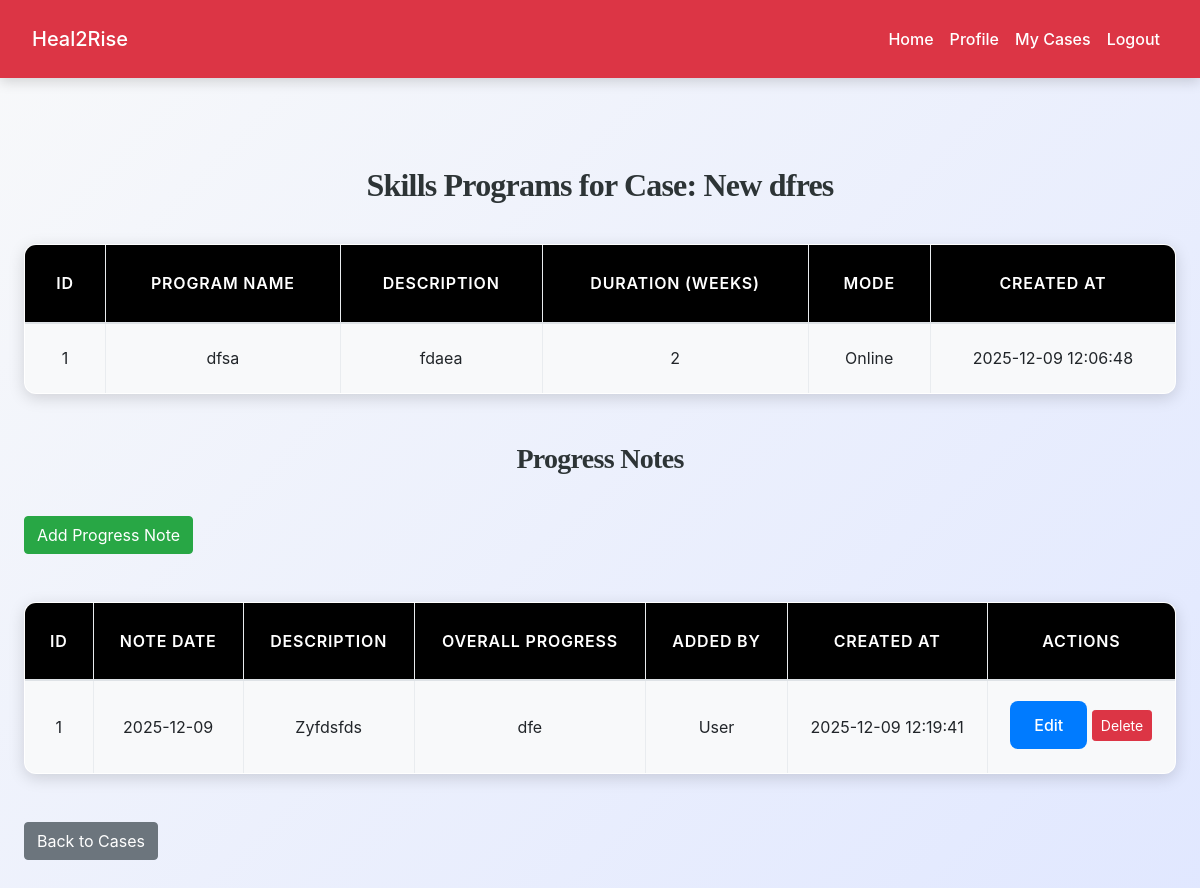
Screenshot of /user/user_skills.php?case_id=1 (signed in) with the database file from the repository.
### tables this page shows
CREATE TABLE `cases` (
  `id` int(11) NOT NULL,
  `case_title` varchar(255) NOT NULL,
  `description` text NOT NULL,
  `user_id` int(11) NOT NULL,
  `assigned_ngo_id` int(11) NOT NULL,
  `assigned_staff_id` int(11) DEFAULT NULL,
  `status` enum('pending','approved','rejected','closed') NOT NULL DEFAULT 'pending',
  `problem_category` text DEFAULT NULL,
  `severity` varchar(50) DEFAULT NULL,
  `risk_level` varchar(50) DEFAULT NULL,
  `created_at` datetime DEFAULT current_timestamp(),
  `closed_at` datetime DEFAULT NULL
);

CREATE TABLE `skill_programs` (
  `id` int(11) NOT NULL,
  `ngo_id` int(11) NOT NULL,
  `program_name` varchar(200) NOT NULL,
  `description` text DEFAULT NULL,
  `duration_weeks` int(11) DEFAULT NULL,
  `mode` varchar(50) DEFAULT 'Online',
  `created_at` datetime DEFAULT current_timestamp()
);

CREATE TABLE `progress_notes` (
  `id` int(11) NOT NULL,
  `case_id` int(11) NOT NULL,
  `staff_id` int(11) NOT NULL DEFAULT 0,
  `note_date` date NOT NULL,
  `description` text NOT NULL,
  `overall_progress` varchar(50) DEFAULT NULL,
  `created_at` datetime DEFAULT current_timestamp()
);

### user/user_skills.php (the view, shortened to what this page needs)
<?php
include('../config.php');
$user_id = $_SESSION['id'];
$case_id = intval($_GET['case_id']);
$stmt = $conn->prepare("SELECT case_title, assigned_ngo_id FROM cases WHERE id=? AND user_id=?");
$stmt->bind_param("ii", $case_id, $user_id);
$stmt->execute();
$case = $stmt->get_result()->fetch_assoc();
$stmt = $conn->prepare("SELECT * FROM skill_programs WHERE ngo_id=? ORDER BY created_at DESC");
$stmt->bind_param("i", $case['assigned_ngo_id']);
$stmt->execute();
$skills_result = $stmt->get_result();
$stmt = $conn->prepare("SELECT pn.*, st.full_name AS staff_name FROM progress_notes pn LEFT JOIN ngo_staff st ON pn.staff_id = st.id WHERE pn.case_id=? ORDER BY pn.note_date DESC");
$stmt->bind_param("i", $case_id);
$stmt->execute();
$notes_result = $stmt->get_result();
?>
<!DOCTYPE html>
<html>
<head>
<link rel="stylesheet" href="https://cdn.jsdelivr.net/npm/bootstrap@4.6.2/dist/css/bootstrap.min.css">
<link rel="stylesheet" href="../css/style.css">
</head>
<body>
<?php include('navbar.php'); ?>
<div class="container py-5">
<h2>Skills Programs for Case: <?= htmlspecialchars($case['case_title']) ?></h2>
<?php if($skills_result->num_rows > 0): ?>
<table class="table table-bordered table-striped">
<thead>
<tr>
<th>ID</th>
<th>Program Name</th>
<th>Description</th>
<th>Duration (weeks)</th>
<th>Mode</th>
<th>Created At</th>
</tr>
</thead>
<tbody>
<?php while($skill = $skills_result->fetch_assoc()): ?>
<tr>
<td><?= $skill['id'] ?></td>
<td><?= htmlspecialchars($skill['program_name']) ?></td>
<td><?= nl2br(htmlspecialchars($skill['description'])) ?></td>
<td><?= $skill['duration_weeks'] ?></td>
<td><?= htmlspecialchars($skill['mode']) ?></td>
<td><?= $skill['created_at'] ?></td>
</tr>
<?php endwhile; ?>
</tbody>
</table>
<?php else: ?>
<p>No skill programs available for this case.</p>
<?php endif; ?>
<h3 class="mt-5">Progress Notes</h3>
<button class="btn btn-success mb-3" data-toggle="modal" data-target="#addNoteModal">Add Progress Note</button>
<?php if($notes_result->num_rows > 0): ?>
<table class="table table-bordered table-striped">
<thead>
<tr>
<th>ID</th>
<th>Note Date</th>
<th>Description</th>
<th>Overall Progress</th>
<th>Added By</th>
<th>Created At</th>
<th>Actions</th>
</tr>
</thead>
<tbody>
<?php while($note = $notes_result->fetch_assoc()): ?>
<tr>
<td><?= $note['id'] ?></td>
<td><?= $note['note_date'] ?></td>
<td><?= nl2br(htmlspecialchars($note['description'])) ?></td>
<td><?= htmlspecialchars($note['overall_progress']) ?></td>
<td><?= $note['staff_name'] ?? 'User' ?></td>
<td><?= $note['created_at'] ?></td>
<td>
    <button class="btn btn-sm btn-primary mb-1 editBtn"
            data-id="<?= $note['id'] ?>"
            data-date="<?= $note['note_date'] ?>"
            data-description="<?= htmlspecialchars($note['description'], ENT_QUOTES) ?>"
            data-progress="<?= htmlspecialchars($note['overall_progress'], ENT_QUOTES) ?>">
            Edit
    </button>
    <a href="?case_id=<?= $case_id ?>&delete_note=<?= $note['id'] ?>"
       class="btn btn-sm btn-danger mb-1"
       onclick="return confirm('Are you sure you want to delete this note?');">
       Delete
    </a>
</td>
</tr>
<?php endwhile; ?>
</tbody>
</table>
<?php else: ?>
<p>No progress notes added yet.</p>
<?php endif; ?>
<a href="view_cases.php" class="btn btn-secondary mt-3">Back to Cases</a>
</div>
</body>
</html>

### css/style.css (style rules this page uses)
:root { --primary: #007bff; --secondary: #6c757d; --success: #28a745; --info: #17a2b8; --warning: #ffc107; --danger: #dc3545; --light: #f8f9fa; --dark: #2d3436; --accent: #ff6f61; --highlight: #6f42c1; --shadow: rgba(0, 0, 0, 0.15); --transition: all 0.3s ease-in-out; }
body { font-family: 'Inter', 'Segoe UI', Tahoma, Geneva, Verdana, sans-serif; background: linear-gradient(135deg, var(--light) 0%, #e0e7ff 100%); color: var(--dark); line-height: 1.8; margin: 0; padding: 0; min-height: 100vh; font-size: 16px; }
h1, h2, h3, h4 { text-align: center; margin: 2.5rem 0; font-family: 'Georgia', 'Times New Roman', serif; color: var(--dark); font-weight: 700; letter-spacing: -0.025em; }
h2 { font-size: 2rem; }
h3 { font-size: 1.75rem; }
.container { max-width: 1200px; margin: 0 auto 3rem; padding: 0 1.5rem; }
.table { width: 100%; border-collapse: collapse; margin: 2rem 0; font-size: 1rem; background-color: #ffffff; border-radius: 12px; overflow: hidden; box-shadow: 0 4px 16px var(--shadow); transition: var(--transition); }
.table th, .table td { padding: 1.25rem; border: 1px solid #e9ecef; text-align: center; vertical-align: middle; }
.table thead th { background-color: rgb(0, 0, 0); color: white; font-weight: 600; text-transform: uppercase; letter-spacing: 0.05em; padding: 1.5rem; }
.table tbody tr { transition: var(--transition); }
.table tbody tr:nth-child(odd) { background-color: var(--light); }
.btn-primary { background-color: var(--primary); color: #fff; border: none; border-radius: 8px; padding: 0.75rem 1.5rem; font-size: 1rem; font-weight: 500; cursor: pointer; transition: var(--transition); display: inline-flex; align-items: center; justify-content: center; }
a { color: var(--primary); text-decoration: none; font-weight: 500; transition: var(--transition); }

### rows the page displays
cases: case_title "New dfres"
skill_programs: id "1", program_name "dfsa", description "fdaea", duration_weeks "2", mode "Online", created_at "2025-12-09 12:06:48"
progress_notes: id "1", note_date "2025-12-09", description "Zyfdsfds", overall_progress "dfe", staff_name "User", created_at "2025-12-09 12:19:41"
